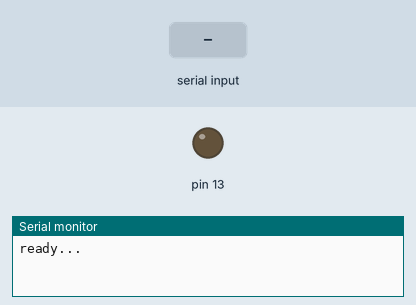
The sketch below on a simulated Arduino Uno, built with avr-gcc and run on an emulated ATmega328P. On the bench: output pins drawn as LEDs (lit = HIGH), the last lines printed to the serial monitor. The test bench sets the inputs (shaded band).

Above: at 1.2 s.
1.3 s: "on" received over the second serial link
At 2.4 s:
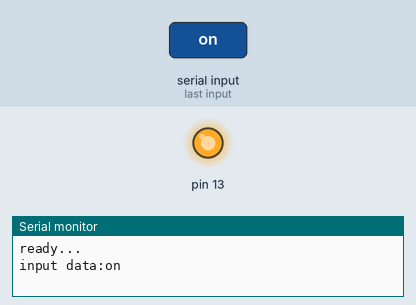
2.8 s: "off" received over the second serial link
At 3.6 s:
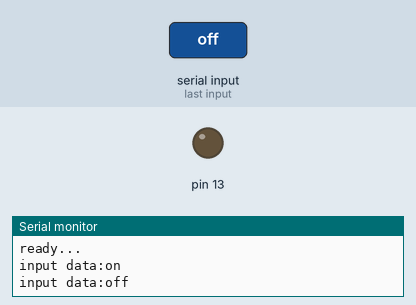
Timing chart, 0 to 5.8 s (numbered marks = the images above; inputs shaded):
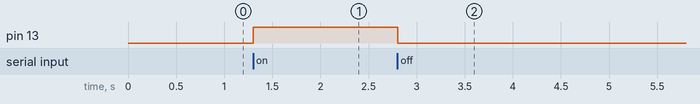

The sketch:

hc_06_led_exam.ino
```cpp
//블루투스 시리얼 컨트롤러 통해 on 입력하면 led키기
//off라고 입력하면 led끄기

#include <SoftwareSerial.h>
//아두이노에 연결한 tx, rx 번호와 cross 되게 연결해야 된다.
#define rxPin 2
#define txPin 3
//swSerial(rxPin, txPin);
//블루투스 전달되는 데이터(안드로이드폰)를 시리얼모니터에 출력
String mystr = "";
SoftwareSerial swSerial(rxPin, txPin); //(2,3)
char data;

void setup() {
  // put your setup code here, to run once:
  Serial.begin(9600);
  swSerial.begin(9600);
  Serial.println("ready...");
  pinMode(13,OUTPUT);
}

void loop() {
  delay(100);
  while(swSerial.available()){
    char myChar = swSerial.read();
    mystr += myChar;
  }
  if(!mystr.equals("")){
    Serial.println("input data:"+mystr);
    if (mystr.equals("on")){
      //불 켜
      digitalWrite(13,HIGH);
      delay(500);
    }
    else if(mystr.equals("off")){
      //불 꺼
      digitalWrite(13,LOW);
      delay(500);
    }
  }
  mystr="";//mystr을 초기화
}
```

Measured:
- after the input at 1.3 s, pin 13: LOW → HIGH at once
- after the input at 2.8 s, pin 13: HIGH → LOW at once
